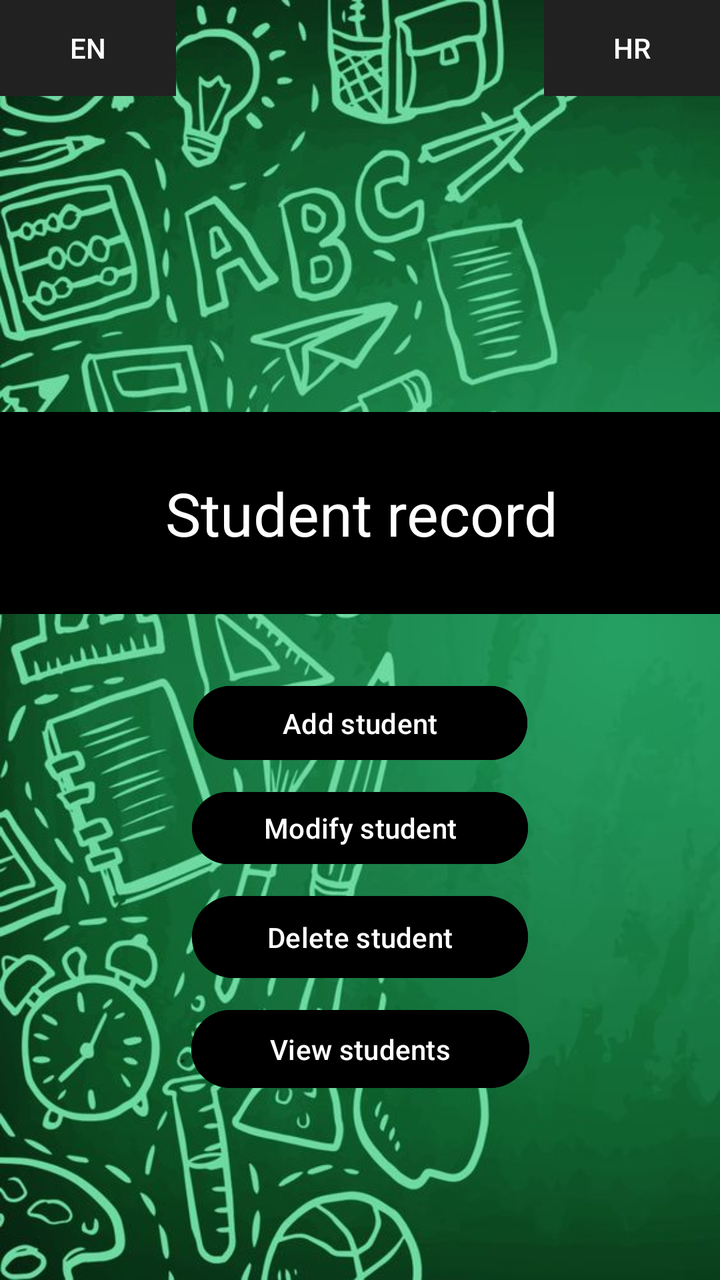
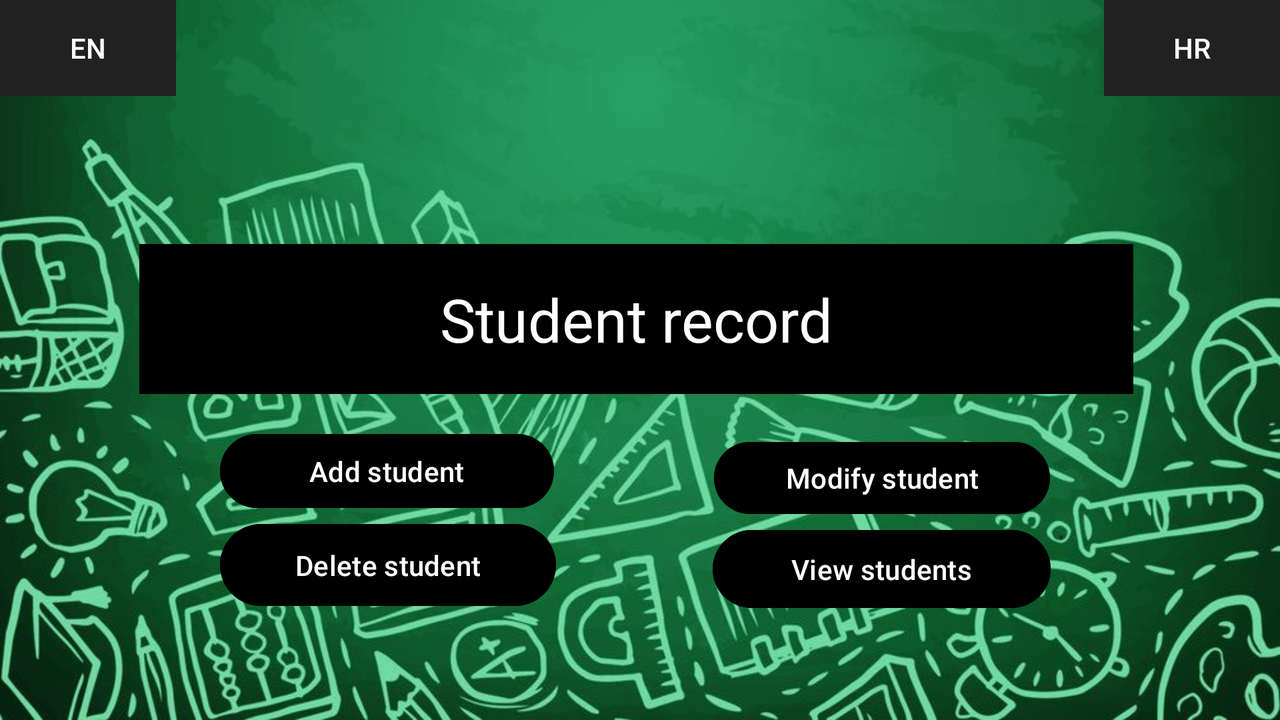

First picture: res/layout/ on a phone held upright. Second picture: the repository's own variant of that layout, on a device whose configuration matches the variant's folder. Source for both follows.
<!-- AndroidManifest.xml: application theme Theme.StudentManagerAndroid -->
<!-- res/layout/menu_activity.xml -->
<?xml version="1.0" encoding="utf-8"?>
<androidx.constraintlayout.widget.ConstraintLayout xmlns:android="http://schemas.android.com/apk/res/android"
    xmlns:app="http://schemas.android.com/apk/res-auto"
    xmlns:tools="http://schemas.android.com/tools"
    android:id="@+id/constraintLayoutMenu"
    android:layout_width="match_parent"
    android:layout_height="match_parent"
    android:background="@drawable/background">

    <Button
        android:id="@+id/modifystudentbtn"
        android:layout_width="168dp"
        android:layout_height="44dp"
        android:layout_marginTop="8dp"
        android:backgroundTint="@color/black"
        android:text="Modify student"
        app:layout_constraintEnd_toEndOf="parent"
        app:layout_constraintStart_toStartOf="parent"
        app:layout_constraintTop_toBottomOf="@+id/addstudentbtn" />

    <Button
        android:id="@+id/change_languageEn"
        android:layout_width="wrap_content"
        android:layout_height="wrap_content"
        android:background="@color/black"
        android:theme="@style/Theme.AppCompat"
        android:contentDescription="@string/app_name"
        android:text="EN"
        app:layout_constraintStart_toStartOf="parent"
        app:layout_constraintTop_toTopOf="parent" />

    <Button
        android:id="@+id/change_languageHr"
        android:layout_width="wrap_content"
        android:layout_height="wrap_content"
        android:background="@color/black"
        android:backgroundTint="#FFFFFF"
        android:contentDescription="@string/app_name"
        android:text="HR"
        android:theme="@style/Theme.AppCompat"
        app:layout_constraintEnd_toEndOf="parent"
        app:layout_constraintTop_toTopOf="parent" />

    <Button
        android:id="@+id/addstudentbtn"
        android:layout_width="167dp"
        android:layout_height="45dp"
        android:layout_marginTop="32dp"
        android:backgroundTint="@color/black"
        android:gravity="center"
        android:text="Add student"
        app:layout_constraintEnd_toEndOf="parent"
        app:layout_constraintStart_toStartOf="parent"
        app:layout_constraintTop_toBottomOf="@+id/linearLayout1" />

    <Button
        android:id="@+id/deletestudentbtn"
        android:layout_width="168dp"
        android:layout_height="49dp"
        android:layout_marginTop="8dp"
        android:backgroundTint="@color/black"
        android:gravity="center"
        android:text="Delete student"
        app:layout_constraintEnd_toEndOf="parent"
        app:layout_constraintStart_toStartOf="parent"
        app:layout_constraintTop_toBottomOf="@+id/modifystudentbtn" />

    <Button
        android:id="@+id/viewstudentbtn"
        android:layout_width="169dp"
        android:layout_height="47dp"
        android:layout_marginTop="8dp"
        android:backgroundTint="@color/black"
        android:text="View students"
        app:layout_constraintEnd_toEndOf="parent"
        app:layout_constraintStart_toStartOf="parent"
        app:layout_constraintTop_toBottomOf="@+id/deletestudentbtn" />

    <ImageView
        android:id="@+id/imageView"
        android:layout_width="192dp"
        android:layout_height="174dp"
        android:layout_marginTop="16dp"
        app:layout_constraintEnd_toEndOf="parent"
        app:layout_constraintHorizontal_bias="0.497"
        app:layout_constraintStart_toStartOf="parent"
        app:layout_constraintTop_toTopOf="parent"
        app:srcCompat="@drawable/logo" />

    <LinearLayout
        android:id="@+id/linearLayout1"
        android:layout_width="372dp"
        android:layout_height="101dp"
        android:layout_marginTop="16dp"
        android:background="@color/black"
        android:gravity="center"
        android:orientation="horizontal"
        app:layout_constraintEnd_toEndOf="parent"
        app:layout_constraintHorizontal_bias="0.487"
        app:layout_constraintStart_toStartOf="parent"
        app:layout_constraintTop_toBottomOf="@+id/imageView">

        <EditText
            android:id="@+id/appNameRegister"
            style="@style/Widget.Material3.AutoCompleteTextView.OutlinedBox"
            android:layout_width="227dp"
            android:layout_height="wrap_content"
            android:layout_weight="1"
            android:alpha="1"
            android:backgroundTint="@color/black"
            android:ems="10"
            android:enabled="false"
            android:inputType="text"
            android:text="Student record"
            android:textAlignment="center"
            android:textAppearance="@style/TextAppearance.AppCompat.Body1"
            android:textColor="@color/white"
            android:textSize="30sp"
            tools:visibility="visible" />
    </LinearLayout>

</androidx.constraintlayout.widget.ConstraintLayout>
<!-- resources referenced by this layout -->
<resources>
  <color name="black">#FF000000</color>
  <color name="white">#FFFFFFFF</color>
  <!-- drawable background: jpg bitmap (drawable, 88185 bytes) -->
  <string name="app_name">studentManagerAndroid</string>
  <style name="Theme.StudentManagerAndroid" parent="Base.Theme.StudentManagerAndroid" />
  <style name="Base.Theme.StudentManagerAndroid" parent="Theme.Material3.DayNight.NoActionBar">
          
          
      </style>
</resources>
<!-- res/layout-land/menu_activity.xml (the repository's variant of the layout above) -->
<!-- drawn on the phone turned sideways -->
<?xml version="1.0" encoding="utf-8"?>
<androidx.constraintlayout.widget.ConstraintLayout xmlns:android="http://schemas.android.com/apk/res/android"
    xmlns:app="http://schemas.android.com/apk/res-auto"
    xmlns:tools="http://schemas.android.com/tools"
    android:id="@+id/constraintLayoutMenu"
    android:layout_width="match_parent"
    android:layout_height="match_parent"
    android:background="@drawable/background_landscape">

    <Button
        android:id="@+id/modifystudentbtn"
        android:layout_width="168dp"
        android:layout_height="44dp"
        android:layout_marginTop="20dp"
        android:layout_marginEnd="110dp"
        android:backgroundTint="@color/black"
        android:text="Modify student"
        app:layout_constraintEnd_toEndOf="parent"
        app:layout_constraintHorizontal_bias="0.943"
        app:layout_constraintStart_toEndOf="@+id/addstudentbtn"
        app:layout_constraintTop_toBottomOf="@+id/linearLayout1" />

    <Button
        android:id="@+id/change_languageEn"
        android:layout_width="wrap_content"
        android:layout_height="wrap_content"
        android:background="@color/black"
        android:theme="@style/Theme.AppCompat"
        android:contentDescription="@string/app_name"
        android:text="EN"
        app:layout_constraintStart_toStartOf="parent"
        app:layout_constraintTop_toTopOf="parent" />

    <Button
        android:id="@+id/change_languageHr"
        android:layout_width="wrap_content"
        android:layout_height="wrap_content"
        android:background="@color/black"
        android:backgroundTint="#FFFFFF"
        android:contentDescription="@string/app_name"
        android:text="HR"
        android:theme="@style/Theme.AppCompat"
        app:layout_constraintEnd_toEndOf="parent"
        app:layout_constraintTop_toTopOf="parent" />

    <Button
        android:id="@+id/addstudentbtn"
        android:layout_width="167dp"
        android:layout_height="45dp"
        android:layout_marginStart="110dp"
        android:layout_marginTop="16dp"
        android:backgroundTint="@color/black"
        android:gravity="center"
        android:text="Add student"
        app:layout_constraintEnd_toEndOf="parent"
        app:layout_constraintHorizontal_bias="0.0"
        app:layout_constraintStart_toStartOf="parent"
        app:layout_constraintTop_toBottomOf="@+id/linearLayout1" />

    <Button
        android:id="@+id/deletestudentbtn"
        android:layout_width="168dp"
        android:layout_height="49dp"
        android:layout_marginStart="110dp"
        android:backgroundTint="@color/black"
        android:gravity="center"
        android:text="Delete student"
        app:layout_constraintEnd_toEndOf="parent"
        app:layout_constraintHorizontal_bias="0.0"
        app:layout_constraintStart_toStartOf="parent"
        app:layout_constraintTop_toBottomOf="@+id/addstudentbtn" />

    <Button
        android:id="@+id/viewstudentbtn"
        android:layout_width="169dp"
        android:layout_height="47dp"
        android:layout_marginEnd="110dp"
        android:backgroundTint="@color/black"
        android:text="View students"
        app:layout_constraintEnd_toEndOf="parent"
        app:layout_constraintHorizontal_bias="0.942"
        app:layout_constraintStart_toEndOf="@+id/deletestudentbtn"
        app:layout_constraintTop_toBottomOf="@+id/modifystudentbtn" />

    <ImageView
        android:id="@+id/imageView"
        android:layout_width="121dp"
        android:layout_height="90dp"
        android:layout_marginTop="16dp"
        app:layout_constraintEnd_toEndOf="parent"
        app:layout_constraintHorizontal_bias="0.497"
        app:layout_constraintStart_toStartOf="parent"
        app:layout_constraintTop_toTopOf="parent"
        app:srcCompat="@drawable/logo" />

    <LinearLayout
        android:id="@+id/linearLayout1"
        android:layout_width="497dp"
        android:layout_height="75dp"
        android:layout_marginTop="16dp"
        android:background="@color/black"
        android:gravity="center"
        android:orientation="horizontal"
        app:layout_constraintEnd_toEndOf="parent"
        app:layout_constraintHorizontal_bias="0.487"
        app:layout_constraintStart_toStartOf="parent"
        app:layout_constraintTop_toBottomOf="@+id/imageView">

        <EditText
            android:id="@+id/appNameRegister"
            style="@style/Widget.Material3.AutoCompleteTextView.OutlinedBox"
            android:layout_width="227dp"
            android:layout_height="wrap_content"
            android:layout_weight="1"
            android:alpha="1"
            android:backgroundTint="@color/black"
            android:ems="10"
            android:enabled="false"
            android:inputType="text"
            android:text="Student record"
            android:textAlignment="center"
            android:textAppearance="@style/TextAppearance.AppCompat.Body1"
            android:textColor="@color/white"
            android:textSize="30sp"
            tools:visibility="visible" />
    </LinearLayout>

</androidx.constraintlayout.widget.ConstraintLayout>
<!-- resources referenced by the variant -->
<!-- as the phone turned sideways resolves them -->
<resources>
  <color name="black">#FF000000</color>
  <color name="white">#FFFFFFFF</color>
  <!-- drawable background_landscape: jpg bitmap (drawable, 144298 bytes) -->
  <string name="app_name">studentManagerAndroid</string>
  <style name="Theme.StudentManagerAndroid" parent="Base.Theme.StudentManagerAndroid" />
  <style name="Base.Theme.StudentManagerAndroid" parent="Theme.Material3.DayNight.NoActionBar">
          
          
      </style>
</resources>
